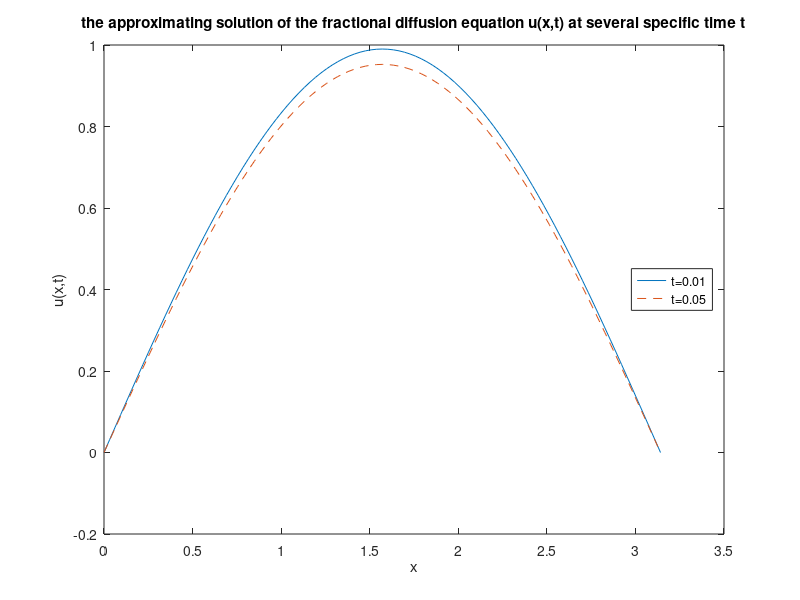

MATLAB code to generate this figure:
%This file is to use Crank Nicolson method to approximate the solutions of the time fractional diffusion Cauchy problem.
%d^(0.5)u(x,t)/dt^(0.5) = d^2u(x,t)/dx^2, u(x,t=0)=sin(x), x in [0, pi], u(x=0,t)=u(x=pi,t)=0

n=101;
t=linspace(0,1,n);% set time and distance scales
x=(0:pi/100:pi);
m=length(x);
dx=x(2)-x(1);dt=t(2)-t(1); %Increments
s=dt/(dx^2);%Useful for the solution.
s1 = 0.5+ (0.25)*dt+0.5*s;
s2 = -0.25*s;
s3 = -0.25*s;

u=zeros(n,m); %set up solution matrix
A=zeros(m,m);
A(1,1) = 1;

for j=2:m-1
  A(j,j-1) = s2;
  A(j,j) = s1;
  A(j,j+1) = s3;
end
A(m,m) = 1;

%Add in intial condition:
u(1,:)=sin(x);
v=zeros(m,1);
%Solve the system
for i=2:n-1
  %Construct the RHS for the solution
  for j=2:m-1
      v(j)=0.25*s*u(i-1,j+1)+(0.5-(0.25)*dt-0.5*s)*u(i-1,j)+0.25*s*u(i-1,j-1)+0.5*sin(x(j))*dt;
  end
  %Solve for the new time step
  w=A\v;
  u(i,:)=w;
end

%generate the figure of the approximating solutions.
figure(1)
plot(x,u(2,:),x,u(6,:),'--')
legend('t=0.01','t=0.05','Location','East')
xlabel('x');
ylabel('u(x,t)');
title('the approximating solution of the fractional diffusion equation u(x,t) at several specific time t');


% compute the corresponding analytic solutions
k=8000;
vv=zeros(k,1);
for i=1:k
    vv(i)= (((-0.5*(0.01^(0.5)))^(i))/(gamma(0.5*i+1)));
end

ab=sum(vv)+(1/gamma(1));
